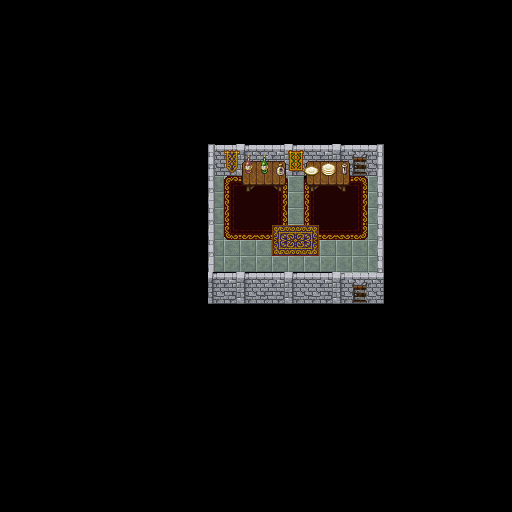

The image is a tile-based game level rendered from a .tmx file. Its description and source (layers, tilesets, objects; grid data summarised) follow:
An orthogonal 32x32 tile map with 16x16 px tiles, 4 tile layers (Слой тайлов 4, Слой тайлов 1, Слой тайлов 2, Слой тайлов 3) and 9 objects (location).

<map version="1.0" tiledversion="1.0.3" orientation="orthogonal" renderorder="right-down" width="32" height="32" tilewidth="16" tileheight="16" nextobjectid="11">
 <tileset firstgid="1" source="tileset_indoor_expansion.tsx" />
 <layer name="Слой тайлов 4" width="32" height="32">
  <data>[1024 cells, 55 non-empty, 4 distinct tile ids]</data>
 </layer>
 <layer name="Слой тайлов 1" width="32" height="32">
  <data>[1024 cells, 92 non-empty, 66 distinct tile ids]</data>
 </layer>
 <layer name="Слой тайлов 2" width="32" height="32">
  <data>[1024 cells, 22 non-empty, 16 distinct tile ids]</data>
 </layer>
 <layer name="Слой тайлов 3" width="32" height="32">
  <data>[1024 cells, 8 non-empty, 8 distinct tile ids]</data>
 </layer>
 <objectgroup name="walls" visible="0">
  <object id="1" x="208" y="272" width="176" height="32" />
  <object id="2" x="208" y="144" width="176" height="32" />
  <object id="3" x="240" y="176" width="48" height="16" />
  <object id="4" x="304" y="176" width="48" height="16" />
  <object id="5" x="208" y="176" width="8" height="96" />
  <object id="6" x="376" y="176" width="8" height="96" />
 </objectgroup>
 <objectgroup name="location" visible="0">
  <object id="8" name="location" x="352" y="176" width="16" height="16" />
 </objectgroup>
 <objectgroup name="player" visible="0">
  <object id="7" x="292" y="212" width="8" height="8" />
 </objectgroup>
 <objectgroup name="teleport" visible="0">
  <object id="10" x="352" y="176" width="16" height="16" />
 </objectgroup>
</map>
